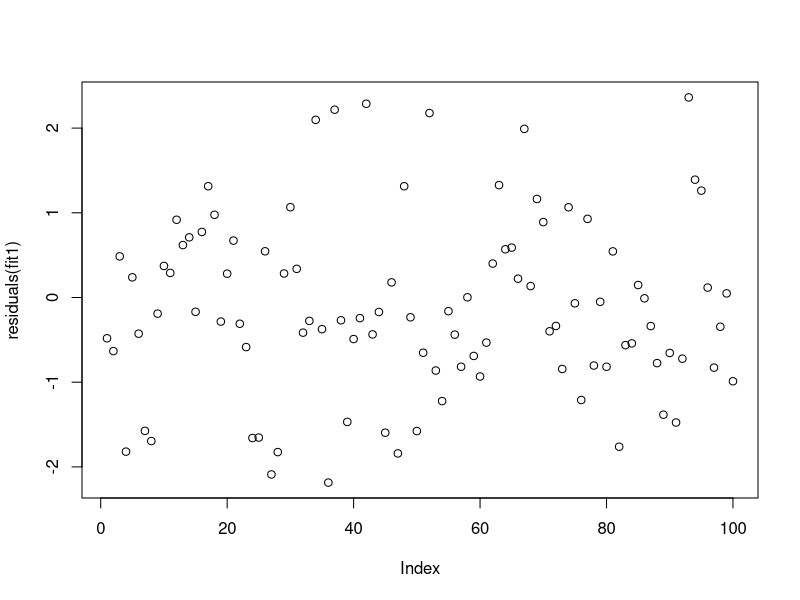

Source code (R):
## ---- chunk 1
geriatric<-read.table("geriatric.txt",header = T)
summary(geriatric)
## ---- chunk 2
#according to the question:
x1=geriatric$Int
x2=geriatric$Sex
x3=geriatric$BI
x4=geriatric$SI
y=geriatric$Fall

fit1<-glm(y~x1+x2+x3+x4,family = poisson)
summary(fit1)
## ---- chunk 3
#According the summary from a), we know the residual deviance is 108.79, the degree of freedom is 95
#To calculate the p-value for the deviance goodness of fit test we need to calculate the p-value for the chi-squared distribution. 
cat("The model deviance is ", fit1$deviance,'\n')
pchi_fit1<-1-pchisq(fit1$deviance,df=fit1$df.residual,lower.tail = F)
cat("The p-value is",pchi_fit1)
## ---- chunk 4
plot(residuals(fit1))
## ---- chunk 5
#so if we want test the hypothesis that sex can be dropped from the model, we first update the regression model and delete sex from the model 

fit2<-update(fit1,~.-x2)
summary(fit2)

## ---- chunk 6
cat("fit1 AIC=", fit1$aic, " deltaAIC=", fit1$aic-min(fit1$aic,fit2$aic),'\n')
cat("fit2 AIC=", fit2$aic, " deltaAIC=", fit2$aic-min(fit1$aic,fit2$aic))
## ---- chunk 7
anova(fit2,fit1,test = "Chi")
## ---- chunk 8
#the model without X2 is fit2. 
summary(fit2)
## ---- chunk 9
cat("The 95% confidence interval is", '\n', cbind(-1.077770-1.96*0.131415,-1.077770+1.96*0.131415))
## ---- chunk 10
exp(fit2$coefficients)
